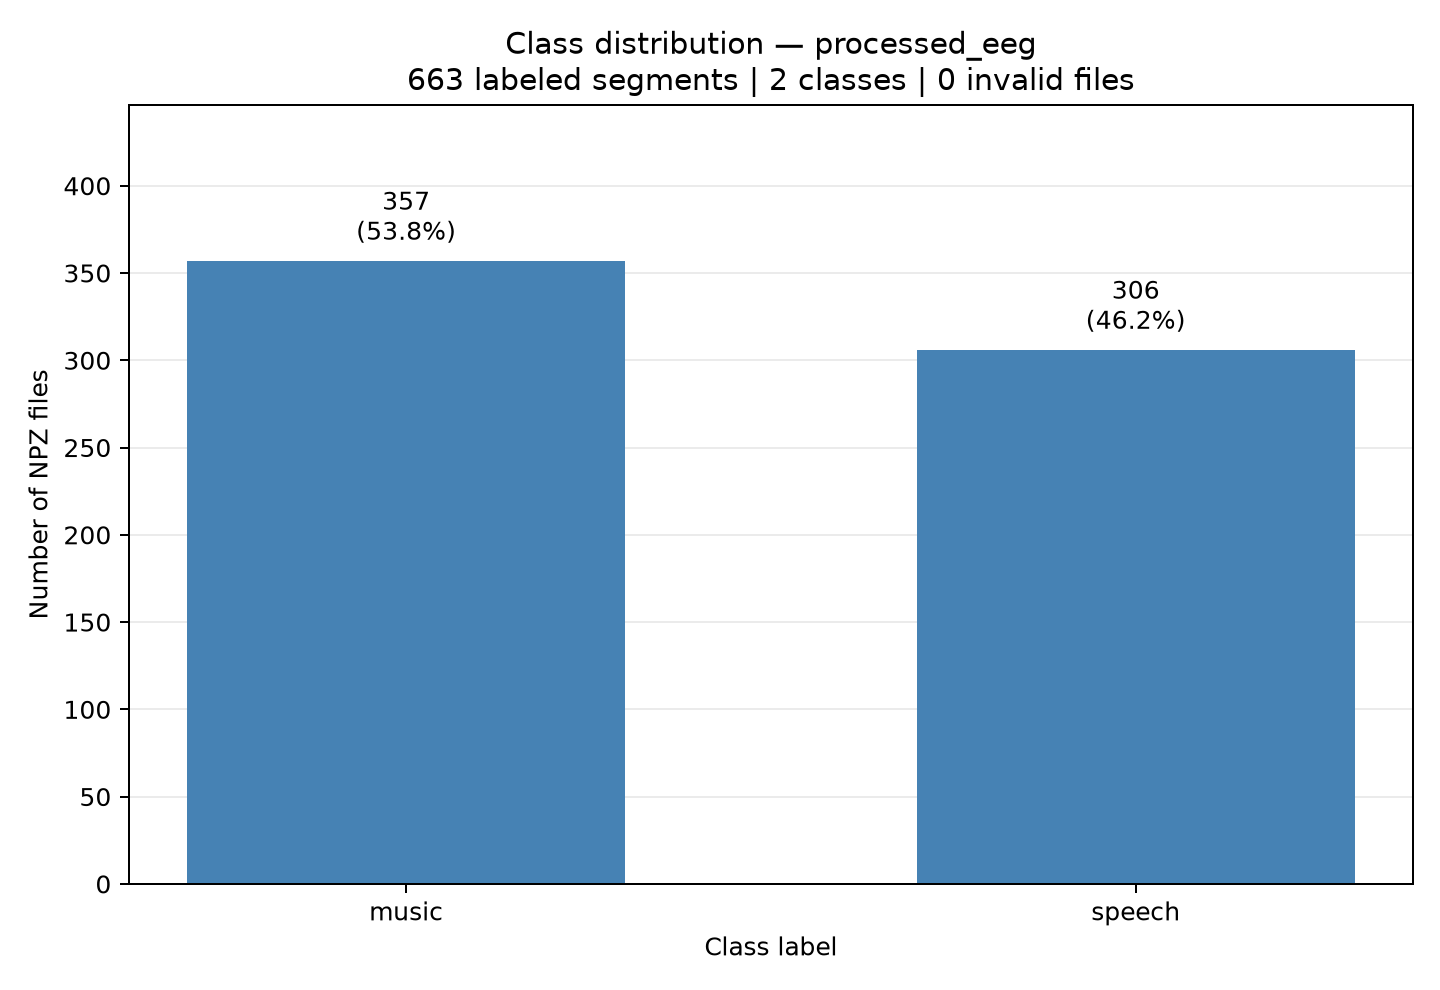

Python code for this plot:
#!/usr/bin/env python3
"""Count labels in every NPZ below processed_eeg and save a class-count plot.

Run: python data_statistics.py
Options: --dataset PATH --output PATH.png --show
Requires numpy and matplotlib. Each file counts as one labeled segment;
counts do not represent signal samples or recording duration.
"""
from __future__ import annotations

import argparse
from collections import Counter
import csv
from pathlib import Path
import sys


def count_labels(dataset, np):
    """Inspect all NPZ labels, collecting invalid files without hiding them."""
    counts = Counter()
    errors = []
    files = sorted(dataset.rglob('*.npz'))
    for path in files:
        try:
            with np.load(path, allow_pickle=False) as data:
                label = data['label']
                if label.size != 1:
                    raise ValueError('expected one class label per file')
                value = label.item()
                if isinstance(value, bytes):
                    value = value.decode('utf-8')
                label = str(value).strip()
                if not label or label.lower() in ('n/a', 'nan', 'none'):
                    raise ValueError('missing class label')
                counts[label] += 1
        except Exception as exc:
            errors.append((path, str(exc)))
    return files, counts, errors


def main(argv=None):
    parser = argparse.ArgumentParser(description=__doc__)
    parser.add_argument('--dataset', type=Path,
                        default=Path(__file__).parent / 'processed_eeg')
    parser.add_argument('--output', type=Path,
                        default=Path(__file__).parent / 'data_statistics.png')
    parser.add_argument('--show', action='store_true', help='Also open the plot window')
    args = parser.parse_args(argv)
    if not args.dataset.is_dir():
        parser.error(f'Dataset folder does not exist: {args.dataset}')
    if args.output.suffix.lower() != '.png':
        parser.error('--output must end in .png')
    try:
        import numpy as np
        import matplotlib
        if not args.show:
            matplotlib.use('Agg')
        import matplotlib.pyplot as plt
    except ImportError:
        parser.error('Install dependencies: python -m pip install numpy matplotlib')

    files, counts, errors = count_labels(args.dataset, np)
    if not files:
        parser.error(f'No NPZ files found in {args.dataset.absolute()}')
    for path, reason in errors:
        print(f'INVALID {path}: {reason}', file=sys.stderr)
    if not counts:
        parser.error('No files with valid labels were found')

    labels = sorted(counts)
    values = [counts[label] for label in labels]
    total = sum(values)
    args.output.parent.mkdir(parents=True, exist_ok=True)
    csv_path = args.output.with_suffix('.csv')
    with csv_path.open('w', newline='', encoding='utf-8') as stream:
        writer = csv.writer(stream)
        writer.writerow(['label', 'file_count', 'percentage'])
        for label in labels:
            writer.writerow([label, counts[label], f'{100 * counts[label] / total:.2f}'])

    fig, ax = plt.subplots(figsize=(max(8, len(labels) * 1.2), 5.5))
    bars = ax.bar(labels, values, color='steelblue', width=0.6)
    ax.bar_label(bars, labels=[f'{v:,}\n({100*v/total:.1f}%)' for v in values], padding=5)
    ax.set(title=f'Class distribution — {args.dataset.name}\n'
                 f'{total:,} labeled segments | {len(labels)} classes | {len(errors)} invalid files',
           xlabel='Class label', ylabel='Number of NPZ files')
    ax.set_ylim(0, max(values) * 1.25)
    ax.yaxis.set_major_locator(matplotlib.ticker.MaxNLocator(integer=True))
    ax.grid(axis='y', alpha=0.25)
    ax.set_axisbelow(True)
    if len(labels) > 6:
        plt.setp(ax.get_xticklabels(), rotation=35, ha='right')
    fig.tight_layout()
    fig.savefig(args.output, dpi=180)
    print(f'Checked {len(files):,} NPZ files: {total:,} valid labels, {len(errors)} invalid files.')
    for label in labels:
        print(f'  {label}: {counts[label]:,} ({100 * counts[label] / total:.2f}%)')
    print(f'Plot: {args.output.absolute()}')
    print(f'Counts: {csv_path.absolute()}')
    if args.show:
        plt.show()
    plt.close(fig)
    return 1 if errors else 0


if __name__ == '__main__':
    raise SystemExit(main())
